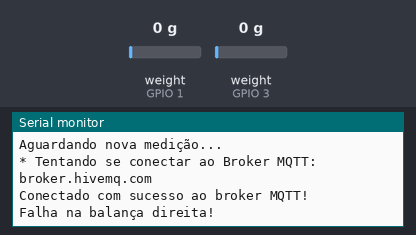
Simulated run of this sketch. Board: ESP32-S2. Parts: the last lines printed to the serial monitor. Inputs (shaded band) come from the test bench; at power-on: weight on the scale (sensors on GPIO 1, GPIO 3) 0 g. WiFi joins after 1.5 s; servers stay silent unless stated; no MQTT or app messages arrive unless stated.

Above: at 2.7 s.
2.8 s: weight on the scale (sensor on GPIO 1) set to 2 g
At 6.0 s:
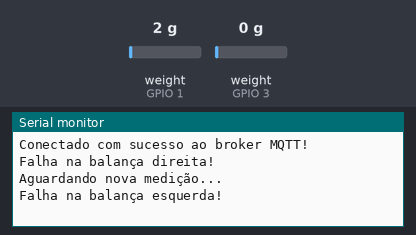
10.6 s: weight on the scale (sensor on GPIO 3) set to 2 g
At 14.1 s:
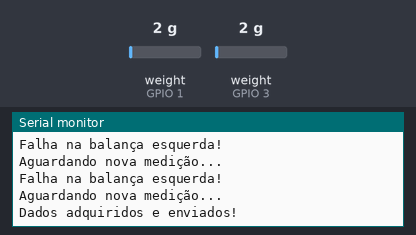

The sketch:

sketch.ino
```cpp
/*
Entrega final e projeto extensionista da disciplina de Internet das Coisa. 2023/2
Professor: Rodolfo Stoffel
Grupo:  Guilherme dos Santos Francisco
        Jorge Jr.
        Julian Casali
        Lucas Heim
        Yasmin Moraes da Silva

Comentários e outras informações ao fim do código
*/
#include "HX711.h"
#include <PubSubClient.h>
#include <WiFi.h>

#define DATA_IN_D 1
#define DATA_IN_E 3
#define BOTAO 4
#define SCK 2
#define TOPIC "IOT/MEDE_CARGA"
#define ID_MQTT "esp32_mqtt" // id mqtt (para identificação de sessão)

// variaveis globais
// iniciando o sensor
HX711 balanca_direita, balanca_esquerda;
// pesagem
float fator_conversao = 420.0; // obtido empiricamente: valor adc/peso escolhido na interface.
float peso_direita = 0.0;
float peso_esquerda = 0.0;
// transmissão de dados
const char *SSID = "Wokwi-GUEST";              // SSID / nome da rede WI-FI que deseja se conectar
const char *PASSWORD = "";                     // Senha da rede WI-FI que deseja se conectar
const char *BROKER_MQTT = "broker.hivemq.com"; // URL do broker MQTT que se deseja utilizar
int BROKER_PORT = 1883;                        // Porta do Broker MQTT
char msg_full[16] = {0};                       // payload
WiFiClient espClient;                          // Cria o objeto espClient
PubSubClient MQTT(espClient);                  // Instancia o Cliente MQTT passando o objeto espClient

// funções extra
/* Inicializa e conecta-se na rede WI-FI desejada */
void initWiFi(void)
{
  delay(10);
  Serial.println("------Conexao WI-FI------");
  Serial.print("Conectando-se na rede: ");
  Serial.println(SSID);
  Serial.println("Aguarde");

  reconnectWiFi();
}

/* Inicializa os parâmetros de conexão MQTT(endereço do broker, porta) */
void initMQTT(void)
{
  MQTT.setServer(BROKER_MQTT, BROKER_PORT); // Informa qual broker e porta deve ser conectado
  // caso necessário, o set da função de callback entra aqui
}

/* Reconecta-se ao broker MQTT*/
void reconnectMQTT(void)
{
  while (!MQTT.connected())
  {
    Serial.print("* Tentando se conectar ao Broker MQTT: ");
    Serial.println(BROKER_MQTT);
    if (MQTT.connect(ID_MQTT))
    {
      Serial.println("Conectado com sucesso ao broker MQTT!");
    }
    else
    {
      Serial.println("Falha ao reconectar no broker.");
      Serial.println("Nova tentativa de conexao em 2 segundos.");
      delay(2000);
    }
  }
}

/* Verifica o estado das conexões WiFI e ao broker MQTT.
  Em caso de desconexão (qualquer uma das duas), a conexão é refeita. */
void checkWiFIAndMQTT(void)
{
  if (!MQTT.connected())
    reconnectMQTT(); // se não há conexão com o Broker, a conexão é refeita

  reconnectWiFi(); // se não há conexão com o WiFI, a conexão é refeita
}

void reconnectWiFi(void)
{
  // se já está conectado a rede WI-FI, nada é feito.
  // Caso contrário, são efetuadas tentativas de conexão
  if (WiFi.status() == WL_CONNECTED)
    return;

  WiFi.begin(SSID, PASSWORD); // Conecta na rede WI-FI

  while (WiFi.status() != WL_CONNECTED)
  {
    delay(100);
    Serial.print(".");
  }

  Serial.println();
  Serial.print("Conectado com sucesso na rede ");
  Serial.print(SSID);
  Serial.println("IP obtido: ");
  Serial.println(WiFi.localIP());
}

void setup()
{
  // put your setup code here, to run once:
  Serial.begin(115200);
  balanca_direita.begin(DATA_IN_D, SCK);
  balanca_esquerda.begin(DATA_IN_E, SCK);
  pinMode(BOTAO, INPUT);
  // Inicializa a conexao Wi-Fi
  initWiFi();
  // Inicializa a conexao ao broker MQTT
  initMQTT();
}

void loop()
{
  // put your main code here, to run repeatedly:
  Serial.print("Aguardando nova medição...\n");
  checkWiFIAndMQTT();
  peso_direita = balanca_direita.read() / fator_conversao;
  peso_esquerda = balanca_esquerda.read() / fator_conversao;
  if (peso_direita <= 0)
  {
    Serial.println("Falha na balança direita!");
  }
  else if (peso_esquerda <= 0)
  {
    Serial.println("Falha na balança esquerda!");
  }
  else
  {
    sprintf(msg_full, "D;%.2f;E;%.2f\0", peso_direita, peso_esquerda);
    MQTT.publish(TOPIC, msg_full);
    MQTT.loop();
    Serial.println("Dados adquiridos e enviados!");
  }

  delay(3500); // this speeds up the simulation
}

/*
Fontes:
https://www.youtube.com/watch?v=GE13ovG3omw
https://www.youtube.com/watch?v=7eweZU6JTbw
https://www.youtube.com/watch?v=0YAz9q42uzE
https://www.youtube.com/watch?v=Ehk7Zh043Cw
https://www.youtube.com/watch?v=0btGnLHdv8I
https://cdn.sparkfun.com/datasheets/Sensors/ForceFlex/hx711_english.pdf

E materiais de aula!

Este protótipo possui uma série de abstrações em relação a um cenário real.
É preciso fazer a calibração do sensor e a tara da balança. Para tal, novas funções precisam ser desenvolvidas.
Para maior precisão, é possível implementar um clock externo ao HX711, assim como aumentar a sua velocidade de aquisição.
Ambos são intervenções de hardware, que fogem a capacidade de simulação.
Também é preciso implementar um filtro em software. Mas como a relação de dados da simulação é ideal - linear - este foi abstraido.
Por segurança, considere células de carga com capacidade superior a 50kg.
Para medição de carga específica em pontos diferentes nos pés, é preciso implementar vários HX711 ou um multiplexador de dados para as células de carga.
Ou alguma espécie de chaveamento entre elas.
Auto teste e leds indicativos de status podem ser adicionados para aprimorar a interface com o usuário final.

*/
```

Measured:
- the behaviour switches between 0 and 1 g on weight on the scale (sensor on GPIO 1) (found by bisection; images 0 and 1)
- the behaviour switches between 0 and 1 g on weight on the scale (sensor on GPIO 3) (found by bisection; images 1 and 2)
- after the input at 2.8 s, the serial monitor: prints a new line after 2.7 s (image 1)
- after the input at 10.6 s, the serial monitor: prints a new line after 2.3 s (image 2)
